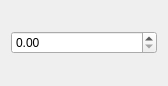
<?xml version="1.0" encoding="UTF-8"?>
<ui version="4.0">
 <class>DcVoltageWnd</class>
 <widget class="QWidget" name="DcVoltageWnd">
  <property name="geometry">
   <rect>
    <x>0</x>
    <y>0</y>
    <width>168</width>
    <height>86</height>
   </rect>
  </property>
  <property name="windowTitle">
   <string>DC</string>
  </property>
  <layout class="QVBoxLayout" name="verticalLayout">
   <item>
    <widget class="QDoubleSpinBox" name="value"/>
   </item>
  </layout>
 </widget>
 <resources/>
 <connections/>
</ui>
